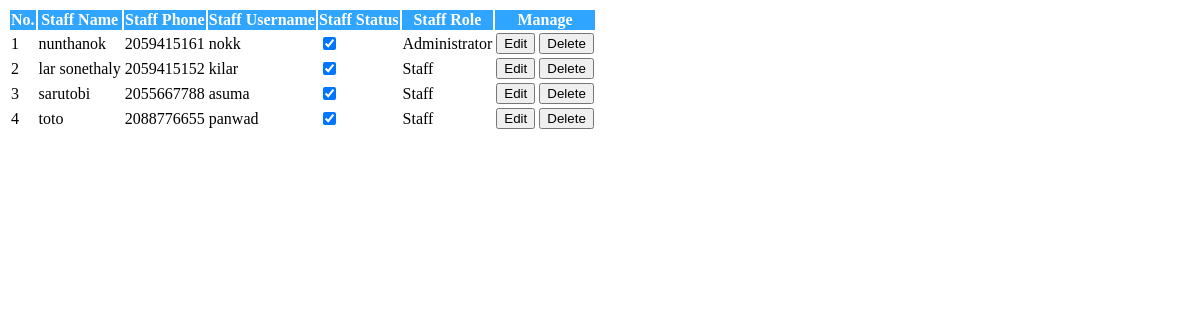
/admin/table_staff.php, run on the app's committed database.
### tables this page shows
CREATE TABLE `staffs` (
  `staff_id` int(11) NOT NULL,
  `staff_name` varchar(50) NOT NULL,
  `staff_phone` int(15) NOT NULL,
  `staff_username` varchar(50) NOT NULL,
  `staff_password` varchar(20) NOT NULL,
  `staff_status` varchar(5) NOT NULL,
  `staff_role` varchar(10) NOT NULL
);

### admin/table_staff.php (the view, shortened to what this page needs)
<?php
include("../database/connect.php");
?>
<link href="css/dataTables.bootstrap.min.css" rel="stylesheet">
<link href="css/bootstrap-toggle.min.css" rel="stylesheet">
<table class="table table-hover table-bordered" id="staff_table">
    <thead style="background-color: #30a5ff; color: white;">
        <tr>
            <th>No.</th>
            <th>Staff Name</th>
            <th>Staff Phone</th>
            <th>Staff Username</th>
            <th>Staff Status</th>
            <th>Staff Role</th>
            <th>Manage</th>
        </tr>
    </thead>
    <tbody>
        <?php
        $sql = "SELECT * FROM staffs";
        $result = $conn->query($sql);
        $no = 1;
        if($result->num_rows > 0){
            while($row = $result->fetch_assoc()){
                $check = $row["staff_status"] == "ON" ? "checked" : "";
        ?>
        <tr>
            <td><?php echo $no++?></td>
            <td><?php echo $row["staff_name"]?></td>
            <td><?php echo $row["staff_phone"]?></td>
            <td><?php echo $row["staff_username"]?></td>
            <td class="status">
            <input type="checkbox"  <?PHP echo $check; ?> data-toggle="toggle" class="staff_status" data-id="<?php echo $row["staff_id"]; ?>" data-onstyle="success" data-offstyle="danger">
            </td>
            <td>
            <?php  $role = $row["staff_role"];
                if($role == 1){
                    echo "<span class='label label-success'>Administrator</span>";
                }else{
                    echo "<span class='label label-warning'>Staff</span>";
                }
            ?>
            </td>
            <td>
            <button type="button" name="edit" class="btn btn-primary edit_data" data-id="<?php echo $row["staff_id"]; ?>"><i class="fa fa-pencil-square-o" aria-hidden="true"></i> Edit</button>
            <button type="button" name="delete" class="btn btn-danger delete_data" data-id="<?php echo $row["staff_id"]; ?>"><i class="fa fa-trash-o" aria-hidden="true"></i> Delete</button>
            </td>
        </tr>
        <?php
                }
            }else{
                echo "0 Result";
            } $conn->close();
        ?>
    </tbody>
</table>

### data on the page
staffs: staff_name "nunthanok", staff_phone "2059415161", staff_username "nokk", staff_role "Administrator"
staffs: staff_name "lar sonethaly", staff_phone "2059415152", staff_username "kilar", staff_role "Staff"
staffs: staff_name "sarutobi", staff_phone "2055667788", staff_username "asuma", staff_role "Staff"
staffs: staff_name "toto", staff_phone "2088776655", staff_username "panwad", staff_role "Staff"
